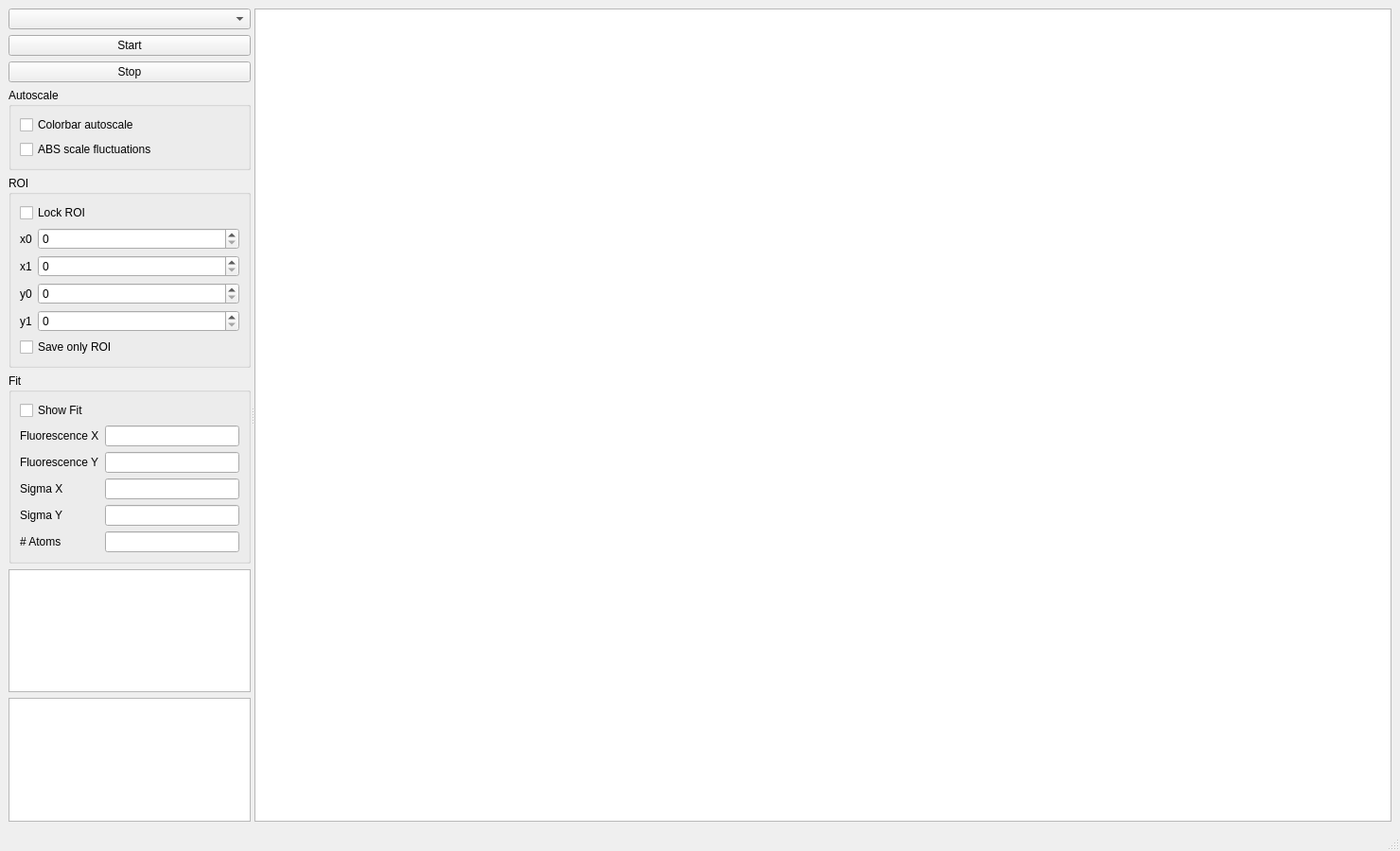
<?xml version="1.0" encoding="UTF-8"?>
<ui version="4.0">
 <class>MainWindow</class>
 <widget class="QMainWindow" name="MainWindow">
  <property name="geometry">
   <rect>
    <x>0</x>
    <y>0</y>
    <width>1480</width>
    <height>900</height>
   </rect>
  </property>
  <property name="windowTitle">
   <string>MainWindow</string>
  </property>
  <widget class="QWidget" name="centralwidget">
   <property name="sizePolicy">
    <sizepolicy hsizetype="Expanding" vsizetype="Expanding">
     <horstretch>0</horstretch>
     <verstretch>0</verstretch>
    </sizepolicy>
   </property>
   <layout class="QGridLayout" name="gridLayout">
    <item row="0" column="0">
     <widget class="QSplitter" name="splitter">
      <property name="orientation">
       <enum>Qt::Horizontal</enum>
      </property>
      <widget class="QWidget" name="">
       <layout class="QVBoxLayout" name="verticalLayout_2">
        <item>
         <widget class="QComboBox" name="comboBox"/>
        </item>
        <item>
         <widget class="QPushButton" name="startButton">
          <property name="sizePolicy">
           <sizepolicy hsizetype="Preferred" vsizetype="Fixed">
            <horstretch>0</horstretch>
            <verstretch>0</verstretch>
           </sizepolicy>
          </property>
          <property name="text">
           <string>Start</string>
          </property>
         </widget>
        </item>
        <item>
         <widget class="QPushButton" name="stopButton">
          <property name="sizePolicy">
           <sizepolicy hsizetype="Preferred" vsizetype="Fixed">
            <horstretch>0</horstretch>
            <verstretch>0</verstretch>
           </sizepolicy>
          </property>
          <property name="text">
           <string>Stop</string>
          </property>
         </widget>
        </item>
        <item>
         <widget class="QGroupBox" name="groupBox">
          <property name="sizePolicy">
           <sizepolicy hsizetype="Preferred" vsizetype="Preferred">
            <horstretch>0</horstretch>
            <verstretch>0</verstretch>
           </sizepolicy>
          </property>
          <property name="title">
           <string>Autoscale</string>
          </property>
          <layout class="QVBoxLayout" name="verticalLayout">
           <item>
            <widget class="QCheckBox" name="checkBox_autoscale">
             <property name="sizePolicy">
              <sizepolicy hsizetype="Preferred" vsizetype="Fixed">
               <horstretch>0</horstretch>
               <verstretch>0</verstretch>
              </sizepolicy>
             </property>
             <property name="text">
              <string>Colorbar autoscale</string>
             </property>
            </widget>
           </item>
           <item>
            <widget class="QCheckBox" name="checkBox_absScale">
             <property name="sizePolicy">
              <sizepolicy hsizetype="Preferred" vsizetype="Fixed">
               <horstretch>0</horstretch>
               <verstretch>0</verstretch>
              </sizepolicy>
             </property>
             <property name="text">
              <string>ABS scale fluctuations</string>
             </property>
            </widget>
           </item>
          </layout>
         </widget>
        </item>
        <item>
         <widget class="QGroupBox" name="groupBox_2">
          <property name="sizePolicy">
           <sizepolicy hsizetype="Preferred" vsizetype="Minimum">
            <horstretch>0</horstretch>
            <verstretch>0</verstretch>
           </sizepolicy>
          </property>
          <property name="title">
           <string>ROI</string>
          </property>
          <layout class="QVBoxLayout" name="verticalLayout_3">
           <item>
            <widget class="QCheckBox" name="checkBox_lockroi">
             <property name="text">
              <string>Lock ROI</string>
             </property>
            </widget>
           </item>
           <item>
            <layout class="QFormLayout" name="formLayout">
             <item row="0" column="0">
              <widget class="QLabel" name="roiLabelx0">
               <property name="text">
                <string>x0</string>
               </property>
              </widget>
             </item>
             <item row="0" column="1">
              <widget class="QSpinBox" name="x0SpinBox"/>
             </item>
             <item row="1" column="1">
              <widget class="QSpinBox" name="x1SpinBox"/>
             </item>
             <item row="2" column="0">
              <widget class="QLabel" name="roiLabely0">
               <property name="text">
                <string>y0</string>
               </property>
              </widget>
             </item>
             <item row="2" column="1">
              <widget class="QSpinBox" name="y0SpinBox"/>
             </item>
             <item row="3" column="0">
              <widget class="QLabel" name="roiLabely1">
               <property name="text">
                <string>y1</string>
               </property>
              </widget>
             </item>
             <item row="3" column="1">
              <widget class="QSpinBox" name="y1SpinBox"/>
             </item>
             <item row="1" column="0">
              <widget class="QLabel" name="roiLabelx1">
               <property name="text">
                <string>x1</string>
               </property>
              </widget>
             </item>
            </layout>
           </item>
           <item>
            <widget class="QCheckBox" name="checkBox_saveroi">
             <property name="sizePolicy">
              <sizepolicy hsizetype="Preferred" vsizetype="Fixed">
               <horstretch>0</horstretch>
               <verstretch>0</verstretch>
              </sizepolicy>
             </property>
             <property name="text">
              <string>Save only ROI</string>
             </property>
            </widget>
           </item>
          </layout>
         </widget>
        </item>
        <item>
         <widget class="QGroupBox" name="groupBox_3">
          <property name="title">
           <string>Fit</string>
          </property>
          <layout class="QVBoxLayout" name="verticalLayout_4">
           <item>
            <widget class="QCheckBox" name="fitCheckBox">
             <property name="text">
              <string>Show Fit</string>
             </property>
            </widget>
           </item>
           <item>
            <layout class="QFormLayout" name="formLayout_2">
             <item row="0" column="0">
              <widget class="QLabel" name="fitLabel1">
               <property name="text">
                <string>Fluorescence X</string>
               </property>
              </widget>
             </item>
             <item row="1" column="0">
              <widget class="QLabel" name="fitLabel2">
               <property name="text">
                <string>Fluorescence Y</string>
               </property>
              </widget>
             </item>
             <item row="2" column="0">
              <widget class="QLabel" name="fitLabel3">
               <property name="text">
                <string>Sigma X</string>
               </property>
              </widget>
             </item>
             <item row="3" column="0">
              <widget class="QLabel" name="fitLabel4">
               <property name="text">
                <string>Sigma Y</string>
               </property>
              </widget>
             </item>
             <item row="4" column="0">
              <widget class="QLabel" name="fitLabel5">
               <property name="text">
                <string># Atoms</string>
               </property>
              </widget>
             </item>
             <item row="0" column="1">
              <widget class="QLineEdit" name="fitSpinBox_fluorX">
               <property name="readOnly">
                <bool>true</bool>
               </property>
              </widget>
             </item>
             <item row="1" column="1">
              <widget class="QLineEdit" name="fitSpinBox_fluorY">
               <property name="readOnly">
                <bool>true</bool>
               </property>
              </widget>
             </item>
             <item row="2" column="1">
              <widget class="QLineEdit" name="fitSpinBox_sigmaX">
               <property name="readOnly">
                <bool>true</bool>
               </property>
              </widget>
             </item>
             <item row="3" column="1">
              <widget class="QLineEdit" name="fitSpinBox_sigmaY">
               <property name="readOnly">
                <bool>true</bool>
               </property>
              </widget>
             </item>
             <item row="4" column="1">
              <widget class="QLineEdit" name="fitSpinBox_atoms">
               <property name="readOnly">
                <bool>true</bool>
               </property>
              </widget>
             </item>
            </layout>
           </item>
          </layout>
         </widget>
        </item>
        <item>
         <widget class="QListView" name="listView">
          <property name="sizePolicy">
           <sizepolicy hsizetype="Maximum" vsizetype="Expanding">
            <horstretch>0</horstretch>
            <verstretch>0</verstretch>
           </sizepolicy>
          </property>
         </widget>
        </item>
        <item>
         <widget class="QListView" name="imgList">
          <property name="sizePolicy">
           <sizepolicy hsizetype="Maximum" vsizetype="Expanding">
            <horstretch>0</horstretch>
            <verstretch>0</verstretch>
           </sizepolicy>
          </property>
         </widget>
        </item>
       </layout>
      </widget>
      <widget class="GraphicsLayoutWidget" name="graphicsView">
       <property name="sizePolicy">
        <sizepolicy hsizetype="Expanding" vsizetype="Expanding">
         <horstretch>6</horstretch>
         <verstretch>0</verstretch>
        </sizepolicy>
       </property>
      </widget>
     </widget>
    </item>
   </layout>
  </widget>
  <widget class="QMenuBar" name="menubar">
   <property name="geometry">
    <rect>
     <x>0</x>
     <y>0</y>
     <width>1480</width>
     <height>18</height>
    </rect>
   </property>
  </widget>
  <widget class="QStatusBar" name="statusbar"/>
 </widget>
 <customwidgets>
  <customwidget>
   <class>GraphicsLayoutWidget</class>
   <extends>QGraphicsView</extends>
   <header>pyqtgraph</header>
  </customwidget>
 </customwidgets>
 <resources/>
 <connections/>
</ui>
